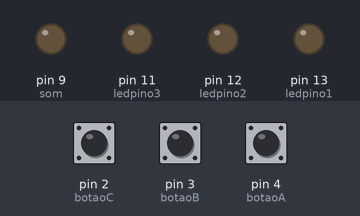
Bench run of a sketch on a simulated Arduino Uno, built with avr-gcc and run on an emulated ATmega328P. Shown: output pins drawn as LEDs (lit = HIGH). The inputs (shaded band) are chosen by the test bench; at power-on: pin 3 (botaoB) LOW, pin 2 (botaoC) LOW, pin 4 (botaoA) LOW.

Above: at 1.2 s.
1.3 s: pin 3 (botaoB) pulled HIGH for 0.15 s
At 2.6 s:
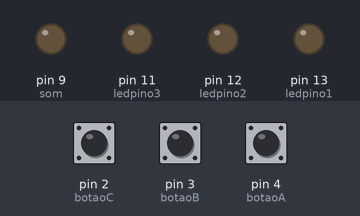
3.0 s: pin 2 (botaoC) pulled HIGH for 0.15 s
At 4.0 s:
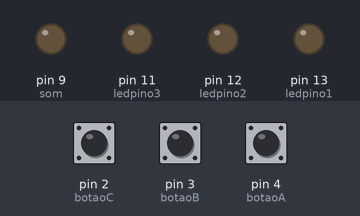
4.7 s: pin 4 (botaoA) pulled HIGH for 0.15 s
At 5.2 s:
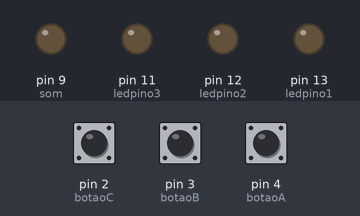
6.4 s: pin 4 (botaoA) pulled HIGH for 3.2 s
At 7.3 s:
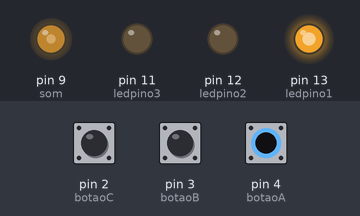
11.1 s: pin 2 (botaoC) pulled HIGH for 1 s
At 11.9 s:
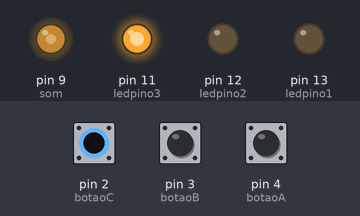
13.6 s: pin 3 (botaoB) pulled HIGH for 1 s
At 14.0 s:
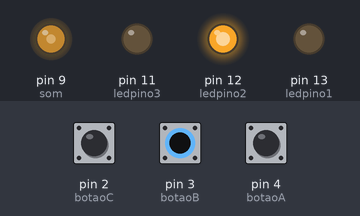
Timing chart, 0 to 16.6 s (numbered marks = the images above; inputs shaded):
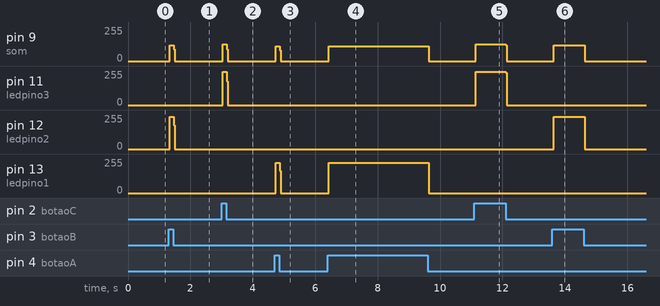

Measured:
- after the input at 1.3 s, pin 9 (som): 0/255 → 119/255 at once, → 0/255 0.12 s later; pin 12 (ledpino2): 0/255 → 242/255 at once, → 0/255 0.12 s later
- after the input at 3.0 s, pin 9 (som): 0/255 → 125/255 at once, → 0/255 0.12 s later; pin 11 (ledpino3): 0/255 → 250/255 at once, → 0/255 0.12 s later
- after the input at 4.7 s, pin 9 (som): 0/255 → 111/255 at once, → 0/255 0.12 s later; pin 13 (ledpino1): 0/255 → 227/255 at once, → 0/255 0.12 s later
- after the input at 6.4 s, pin 9 (som): 0/255 → 111/255 at once, → 0/255 3.2 s later; pin 13 (ledpino1): 0/255 → 227/255 at once, → 0/255 3.2 s later
- after the input at 11.1 s, pin 9 (som): 0/255 → 125/255 at once, → 0/255 0.96 s later; pin 11 (ledpino3): 0/255 → 250/255 at once, → 0/255 0.96 s later
- after the input at 13.6 s, pin 9 (som): 0/255 → 119/255 at once, → 0/255 1.0 s later; pin 12 (ledpino2): 0/255 → 242/255 at once, → 0/255 1.0 s later

The sketch:

piano_buzzer.ino
```cpp
/*******************************************************************************
*
*    Projeto 08 – Projeto Piano com Buzzer
*            http://squids.com.br/arduino
*
*******************************************************************************/
const int ledpino1 = 13;
const int ledpino2 = 12;
const int ledpino3 = 11;
const int botaoA = 4;
const int botaoB = 3;
const int botaoC = 2;
const int som = 9;

int estado_botaoA = 0;
int estado_botaoB = 0;
int estado_botaoC = 0;
int tom = 0;

void setup() {
  // coloque seu código de setup aqui, para rodar uma vez: define saída e entrada do arduino
    pinMode(ledpino1, OUTPUT); //pino saida
    pinMode(ledpino2, OUTPUT); //pino saida
    pinMode(ledpino3, OUTPUT); //pino saida
    pinMode(som, OUTPUT); // pino de saída do arduino
    pinMode(botaoA, INPUT); //pino do botão é entrada
    pinMode(botaoB, INPUT); //pino do botão é entrada
    pinMode(botaoC, INPUT); //pino do botão é entrada
}

void loop() {
  // coloque seu código principal aqui, para rodar repetidamente:

    estado_botaoA = digitalRead(botaoA); //define estado bt A
    estado_botaoB = digitalRead(botaoB);
    estado_botaoC = digitalRead(botaoC);

    if(estado_botaoA && !estado_botaoB && !estado_botaoC) {
        tom = 100;
        digitalWrite(ledpino1, HIGH);
    }
    if(estado_botaoB && !estado_botaoA && !estado_botaoC) {
        tom = 200;
        digitalWrite(ledpino2, HIGH);
    }
    if (estado_botaoC && !estado_botaoA && !estado_botaoB) {
        tom = 500;
        digitalWrite(ledpino3, HIGH);
    }

    if(tom > 0) { //enquanto Tom for maior que zero faça o que esta descrit o baixo:
        digitalWrite(som, HIGH); // Liga buzzer
        delayMicroseconds(tom); // Espera o tempo proporcional ao comprimento de onda da nota musical em milisegundos
        digitalWrite(som, LOW); // Desliga buzzer
        delayMicroseconds(tom); // Espera o tempo proporcional ao comprimento de onda da nota musical em milisegundos
        tom = 0; // Reseta o Tom para zero, para sair do loop while e nao tocar o som constantemente
        digitalWrite(ledpino1, LOW);
        digitalWrite(ledpino2, LOW);
        digitalWrite(ledpino3, LOW);
    }

}// voip loop
```
